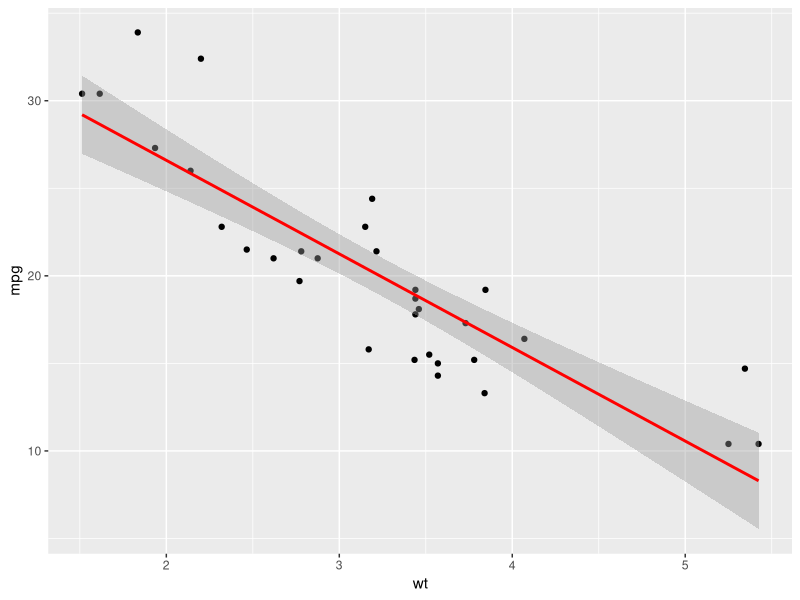

R code for this plot:
data(mtcars)

# Create linear regression model
model <- lm(mpg ~ wt, data = mtcars)

# Show results
summary(model)

library(ggplot2)

ggplot(mtcars, aes(x = wt, y = mpg)) +
  geom_point() +
  geom_smooth(method = "lm", color = "red")
